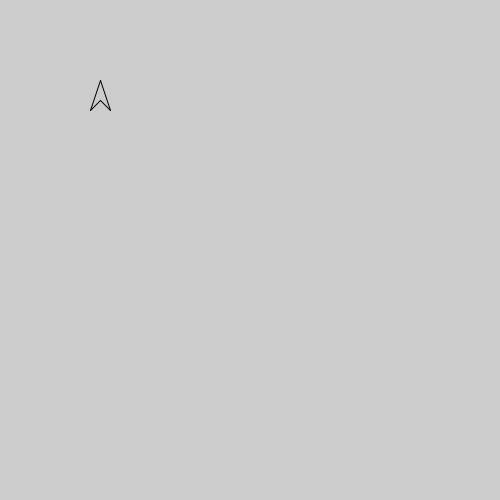
Frame 1 (no input)
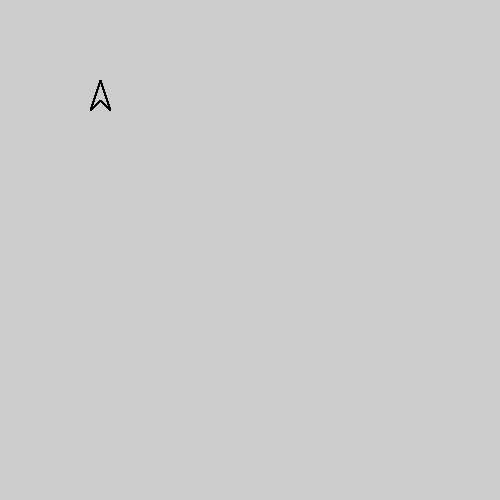
Frame 60 (the mouse pressed at the canvas centre just before this capture)
Frame 120 (the mouse held since frame 60 and released just before this capture): identical to frame 60, image omitted

The Processing sketch that drew these frames (run headless with seeded random() and noise(); from frame 60 on, the mouse is pressed at the canvas centre):

// Processing sketch: sketch_spacewars1
// ── sketch_spacewars1.pde
void setup()
{
  size(500,500);
  stroke(0);
}

int x=100;
int y=100;

void draw()
{
  int point1 = y - 20;
  int point2x = x - 10;
  int point2y = y + 10;
  int point3x = x + 10; 
  int point3y = y + 10; 
  line(x, y, point2x, point2y); 
  line(x, y, point3x, point3y);
  line(point2x, point2y, x, point1);
  line(point3x, point3y, x, point1);
 
  
}
